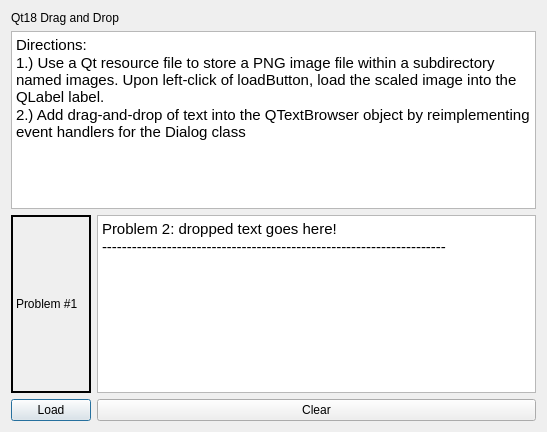
<?xml version="1.0" encoding="UTF-8"?>
<ui version="4.0">
 <class>Dialog</class>
 <widget class="QDialog" name="Dialog">
  <property name="geometry">
   <rect>
    <x>0</x>
    <y>0</y>
    <width>547</width>
    <height>432</height>
   </rect>
  </property>
  <property name="windowTitle">
   <string>Dialog</string>
  </property>
  <layout class="QVBoxLayout" name="verticalLayout_3">
   <item>
    <widget class="QLabel" name="title">
     <property name="text">
      <string>Qt18 Drag and Drop</string>
     </property>
    </widget>
   </item>
   <item>
    <widget class="QTextBrowser" name="instructions">
     <property name="html">
      <string>&lt;!DOCTYPE HTML PUBLIC &quot;-//W3C//DTD HTML 4.0//EN&quot; &quot;http://www.w3.org/TR/REC-html40/strict.dtd&quot;&gt;
&lt;html&gt;&lt;head&gt;&lt;meta name=&quot;qrichtext&quot; content=&quot;1&quot; /&gt;&lt;style type=&quot;text/css&quot;&gt;
p, li { white-space: pre-wrap; }
&lt;/style&gt;&lt;/head&gt;&lt;body style=&quot; font-family:'Cantarell'; font-size:11pt; font-weight:400; font-style:normal;&quot;&gt;
&lt;p style=&quot; margin-top:0px; margin-bottom:0px; margin-left:0px; margin-right:0px; -qt-block-indent:0; text-indent:0px;&quot;&gt;Directions: &lt;/p&gt;
&lt;p style=&quot; margin-top:0px; margin-bottom:0px; margin-left:0px; margin-right:0px; -qt-block-indent:0; text-indent:0px;&quot;&gt;1.) Use a Qt resource file to store a PNG image file within a subdirectory named images. Upon left-click of loadButton, load the scaled image into the QLabel label.&lt;/p&gt;
&lt;p style=&quot; margin-top:0px; margin-bottom:0px; margin-left:0px; margin-right:0px; -qt-block-indent:0; text-indent:0px;&quot;&gt;2.) Add drag-and-drop of text into the QTextBrowser object by reimplementing event handlers for the Dialog class&lt;/p&gt;
&lt;p style=&quot;-qt-paragraph-type:empty; margin-top:0px; margin-bottom:0px; margin-left:0px; margin-right:0px; -qt-block-indent:0; text-indent:0px;&quot;&gt;&lt;br /&gt;&lt;/p&gt;&lt;/body&gt;&lt;/html&gt;</string>
     </property>
    </widget>
   </item>
   <item>
    <layout class="QHBoxLayout" name="horizontalLayout">
     <item>
      <layout class="QVBoxLayout" name="verticalLayout">
       <item>
        <widget class="QLabel" name="label">
         <property name="frameShape">
          <enum>QFrame::Box</enum>
         </property>
         <property name="lineWidth">
          <number>2</number>
         </property>
         <property name="text">
          <string>Problem #1</string>
         </property>
        </widget>
       </item>
       <item>
        <widget class="QPushButton" name="loadButton">
         <property name="text">
          <string>Load</string>
         </property>
        </widget>
       </item>
      </layout>
     </item>
     <item>
      <layout class="QVBoxLayout" name="verticalLayout_2">
       <item>
        <widget class="QTextBrowser" name="textBrowser">
         <property name="html">
          <string>&lt;!DOCTYPE HTML PUBLIC &quot;-//W3C//DTD HTML 4.0//EN&quot; &quot;http://www.w3.org/TR/REC-html40/strict.dtd&quot;&gt;
&lt;html&gt;&lt;head&gt;&lt;meta name=&quot;qrichtext&quot; content=&quot;1&quot; /&gt;&lt;style type=&quot;text/css&quot;&gt;
p, li { white-space: pre-wrap; }
&lt;/style&gt;&lt;/head&gt;&lt;body style=&quot; font-family:'Cantarell'; font-size:11pt; font-weight:400; font-style:normal;&quot;&gt;
&lt;p style=&quot; margin-top:0px; margin-bottom:0px; margin-left:0px; margin-right:0px; -qt-block-indent:0; text-indent:0px;&quot;&gt;Problem 2: dropped text goes here!&lt;/p&gt;
&lt;p style=&quot; margin-top:0px; margin-bottom:0px; margin-left:0px; margin-right:0px; -qt-block-indent:0; text-indent:0px;&quot;&gt;---------------------------------------------------------------------&lt;/p&gt;
&lt;p style=&quot;-qt-paragraph-type:empty; margin-top:0px; margin-bottom:0px; margin-left:0px; margin-right:0px; -qt-block-indent:0; text-indent:0px;&quot;&gt;&lt;br /&gt;&lt;/p&gt;&lt;/body&gt;&lt;/html&gt;</string>
         </property>
        </widget>
       </item>
       <item>
        <widget class="QPushButton" name="clearButton">
         <property name="text">
          <string>Clear</string>
         </property>
        </widget>
       </item>
      </layout>
     </item>
    </layout>
   </item>
  </layout>
 </widget>
 <layoutdefault spacing="6" margin="11"/>
 <resources/>
 <connections/>
</ui>
